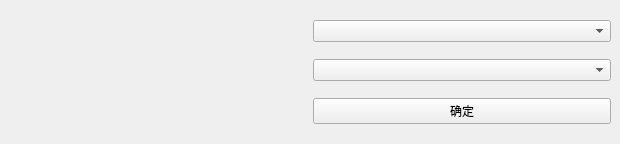
<?xml version="1.0" encoding="UTF-8"?>
<ui version="4.0">
 <class>StackedWidgetAddLayer</class>
 <widget class="QStackedWidget" name="StackedWidgetAddLayer">
  <property name="geometry">
   <rect>
    <x>0</x>
    <y>0</y>
    <width>620</width>
    <height>144</height>
   </rect>
  </property>
  <property name="windowTitle">
   <string>StackedWidget</string>
  </property>
  <property name="styleSheet">
   <string notr="true"/>
  </property>
  <property name="currentIndex">
   <number>1</number>
  </property>
  <widget class="QWidget" name="pageScreen">
   <property name="enabled">
    <bool>true</bool>
   </property>
   <property name="styleSheet">
    <string notr="true">QToolButton
{
border: none;
color: rgb(200, 200, 200);
border: 0px  solid  rgb(64, 64, 64);
}

QToolButton:hover
{
color: rgb(230, 230, 230);
border: 1px  solid  rgb(200, 200, 200);
background-color: rgb(80, 80, 80);
}
QToolButton:disabled
{
color: rgb(100, 100, 100);
border: 0px  solid  rgb(0, 0, 0);
background-color: rgb(0, 0, 0),;
}

QToolButton:checked
{
color: rgb(250, 250, 250);
border: 0px  solid  rgb(250, 250, 250);
background-color: rgb(100, 100, 100);
}
QToolButton:checked:hover
{
color: rgb(230, 230, 230);
border: 1px  solid  rgb(200, 200, 200);
background-color: rgb(80, 80, 80);
}
QToolButton:checked:disabled
{
color: rgb(100, 100, 100);
border: 0px  solid  rgb(0, 0, 0);
background-color: rgb(0, 0, 0),;
}
</string>
   </property>
   <layout class="QHBoxLayout" name="horizontalLayoutScreen">
    <item>
     <widget class="QToolButton" name="toolButtonScreenArea">
      <property name="minimumSize">
       <size>
        <width>140</width>
        <height>100</height>
       </size>
      </property>
      <property name="text">
       <string>Screen Area</string>
      </property>
      <property name="iconSize">
       <size>
        <width>128</width>
        <height>80</height>
       </size>
      </property>
      <property name="checked">
       <bool>false</bool>
      </property>
      <property name="toolButtonStyle">
       <enum>Qt::ToolButtonTextUnderIcon</enum>
      </property>
     </widget>
    </item>
   </layout>
  </widget>
  <widget class="QWidget" name="page_2">
   <layout class="QGridLayout" name="gridLayout">
    <item row="0" column="2">
     <widget class="QComboBox" name="comboBoxCameras"/>
    </item>
    <item row="2" column="2">
     <widget class="QPushButton" name="pushButtonAddCamera">
      <property name="text">
       <string>确定</string>
      </property>
     </widget>
    </item>
    <item row="1" column="2">
     <widget class="QComboBox" name="comboBoxSizeFps"/>
    </item>
    <item row="0" column="0" rowspan="3">
     <widget class="QWidget" name="widgetCameraFrame" native="true">
      <layout class="QHBoxLayout" name="horizontalLayout_2">
       <property name="spacing">
        <number>0</number>
       </property>
       <property name="leftMargin">
        <number>0</number>
       </property>
       <property name="topMargin">
        <number>0</number>
       </property>
       <property name="rightMargin">
        <number>0</number>
       </property>
       <property name="bottomMargin">
        <number>0</number>
       </property>
       <item>
        <widget class="QCameraViewfinder" name="widgetCamera" native="true"/>
       </item>
      </layout>
     </widget>
    </item>
   </layout>
  </widget>
  <widget class="QWidget" name="pageMedia">
   <property name="styleSheet">
    <string notr="true">QToolButton
{
border: none;
color: rgb(200, 200, 200);
border: 0px  solid  rgb(64, 64, 64);
}

QToolButton:hover
{
color: rgb(230, 230, 230);
border: 1px  solid  rgb(200, 200, 200);
background-color: rgb(80, 80, 80);
}
QToolButton:disabled
{
color: rgb(100, 100, 100);
border: 0px  solid  rgb(0, 0, 0);
background-color: rgb(0, 0, 0),;
}

QToolButton:checked
{
color: rgb(250, 250, 250);
border: 0px  solid  rgb(250, 250, 250);
background-color: rgb(100, 100, 100);
}
QToolButton:checked:hover
{
color: rgb(230, 230, 230);
border: 1px  solid  rgb(200, 200, 200);
background-color: rgb(80, 80, 80);
}
QToolButton:checked:disabled
{
color: rgb(100, 100, 100);
border: 0px  solid  rgb(0, 0, 0);
background-color: rgb(0, 0, 0),;
}
</string>
   </property>
   <layout class="QHBoxLayout" name="horizontalLayout">
    <item>
     <widget class="QToolButton" name="toolButtonAddPicture">
      <property name="minimumSize">
       <size>
        <width>140</width>
        <height>100</height>
       </size>
      </property>
      <property name="text">
       <string>Picture File...</string>
      </property>
      <property name="iconSize">
       <size>
        <width>128</width>
        <height>80</height>
       </size>
      </property>
      <property name="toolButtonStyle">
       <enum>Qt::ToolButtonTextUnderIcon</enum>
      </property>
     </widget>
    </item>
   </layout>
  </widget>
 </widget>
 <customwidgets>
  <customwidget>
   <class>QCameraViewfinder</class>
   <extends>QWidget</extends>
   <header>qcameraviewfinder.h</header>
   <container>1</container>
  </customwidget>
 </customwidgets>
 <resources/>
 <connections/>
</ui>
